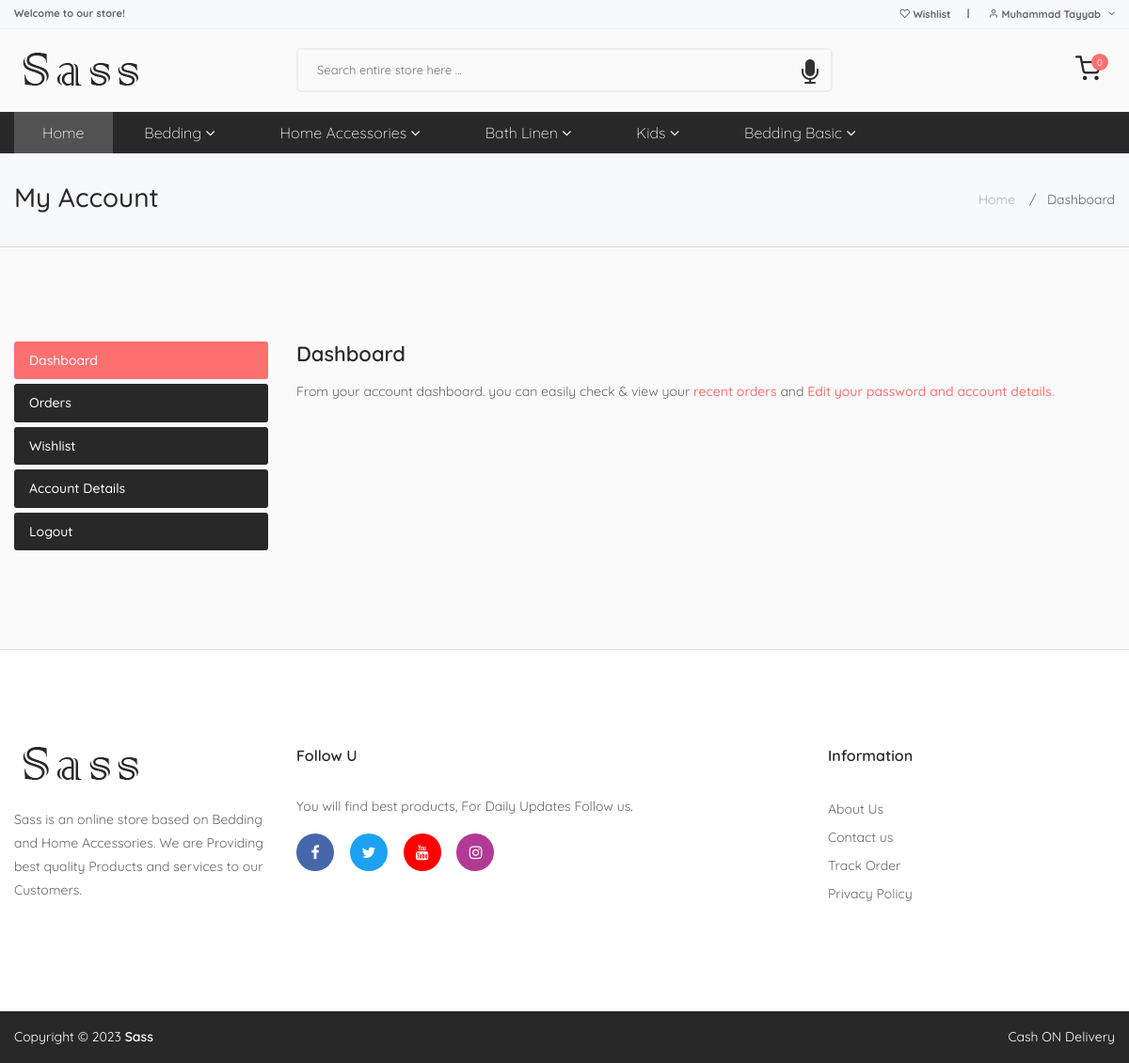
The app's page /dashboard.php (signed in) with its own data.
### tables this page shows
CREATE TABLE `user` (
  `UserID` int(11) NOT NULL,
  `UserFullName` varchar(999) NOT NULL,
  `UserEmail` varchar(999) NOT NULL,
  `UserPassword` varchar(999) NOT NULL,
  `UserEmailVeriy` varchar(999) NOT NULL,
  `UserMobile` varchar(999) NOT NULL,
  `UserCity` varchar(999) NOT NULL,
  `UserState` varchar(999) NOT NULL,
  `UserCountry` varchar(999) NOT NULL,
  `UserAddress` varchar(999) NOT NULL
);

CREATE TABLE `category` (
  `id` int(11) NOT NULL,
  `category` varchar(999) NOT NULL,
  `is_dropdown` varchar(999) NOT NULL,
  `is_featured` varchar(999) NOT NULL,
  `in_menu` varchar(999) NOT NULL,
  `category_image` varchar(999) NOT NULL
);

### dashboard.php (the view, shortened to what this page needs)
<?php
$title = "Dashboard";
?>
<?php
    include 'inc/header.php';
 ?>
    <div class="breadcrumb-section">
        <div class="breadcrumb-wrapper">
            <div class="container">
                <div class="row">
                    <div class="col-12 d-flex justify-content-between justify-content-md-between  align-items-center flex-md-row flex-column">
                        <h3 class="breadcrumb-title">My Account</h3>
                        <div class="breadcrumb-nav">
                            <nav aria-label="breadcrumb">
                                <ul>
                                    <li><a href="index.php">Home</a></li>
                                    <li class="active" aria-current="page"><?php echo $title; ?></li>
                                </ul>
                            </nav>
                        </div>
                    </div>
                </div>
            </div>
        </div>
    </div>
    <div class="account_dashboard">
        <div class="container">
            <div class="row">
                <div class="col-sm-12 col-md-3 col-lg-3">
                    <div class="dashboard_tab_button">
                        <ul role="tablist" class="nav flex-column dashboard-list">
                            <li><a href="#dashboard" data-toggle="tab" class="nav-link active">Dashboard</a></li>
                            <li> <a href="#orders" data-toggle="tab" class="nav-link">Orders</a></li>
                            <li> <a href="#wishlist" data-toggle="tab" class="nav-link">Wishlist</a></li>
                            <li><a href="#account-details" data-toggle="tab" class="nav-link">Account details</a></li>
                            <li><a href="req/logout.php" class="nav-link">logout</a></li>
                        </ul>
                    </div>
                </div>
                <div class="col-sm-12 col-md-9 col-lg-9">
                    <div class="tab-content dashboard_content">
                        <div class="tab-pane fade show active" id="dashboard">
                            <h4>Dashboard </h4>
                            <p>From your account dashboard. you can easily check &amp; view your <a href="javascript:void(0)">recent orders</a> and <a href="javascript:void(0)" >Edit your password and account details.</a></p>
                        </div>
                    </div>
                </div>
            </div>
        </div>
    </div>
    <?php include 'inc/footer.php' ?>

### inc/header.php (shortened to what this page needs)
<?php
include 'inc/config.php';
if (isset($_SESSION['UserID'])) {
    $id = $_SESSION['UserID'];
    $userQuery = mysqli_query($connection, "SELECT * FROM `user` WHERE `UserID` = $id");
    $userData = mysqli_fetch_assoc($userQuery);
}
?>
<!DOCTYPE html>
<html lang="en">
<head>
    <link rel="stylesheet" href="assets/css/vendor/font-awesome.min.css">
    <link rel="stylesheet" href="assets/css/vendor/plaza-icon.css">
    <link rel="stylesheet" href="assets/css/vendor/jquery-ui.min.css">
    <link rel="stylesheet" href="assets/css/plugins/slick.css">
    <link rel="stylesheet" href="assets/css/plugins/animate.min.css">
    <link rel="stylesheet" href="assets/css/plugins/nice-select.css">
    <link rel="stylesheet" href="assets/css/plugins/venobox.min.css">
    <link rel="stylesheet" href="assets/css/style.css">
</head>
<body>
    <header class="header-section d-lg-block d-none">
        <div class="header-top">
            <div class="container">
                <div class="row d-flex justify-content-between align-items-center">
                    <div class="col-6">
                        <div class="header-top--left">
                            <span>Welcome to our store!</span>
                        </div>
                    </div>
                    <div class="col-6">
                        <div class="header-top--right">
                            <ul class="header-user-menu">
                                <li><a href="wishlist.php" ><i class="icon-heart"></i> Wishlist</a></li>
                                <?php
                                    if (isset($_SESSION['UserID'])) {
                                ?>
                                <li class="has-user-dropdown">
                                    <a href="my-account.php"><i class="icon-user"></i> <?php echo $userData['UserFullName'];?></a>
                                </li>
                                <?php
                                    }else{
                                    ?>
                                <li><a href="my-account.php"><i class="icon-user"></i> Register / Login</a></li>
                                    <?php
                                    }
                                ?>
                            </ul>
                        </div>
                    </div>
                </div>
            </div>
        </div>
        <div class="header-center">
            <div class="container">
                <div class="row d-flex justify-content-between align-items-center">
                    <div class="col-3">
                        <div class="header-logo">
                            <a href="index.php"><img src="assets/images/logo/logo.png" alt=""></a>
                        </div>
                    </div>
                    <div class="col-6">
                        <div class="header-search">
                            <form action="search.php" method="post" id="search-form">
                                <div class="header-search-box default-search-style d-flex">
                                    <input class="default-search-style-input-box border-around" name="search" type="text" placeholder="Search entire store here ..." >
                                </div>
                            </form>
                        </div>
                    </div>
                    <div class="col-3 text-right">
                        <ul class="header-action-icon">
                            <li>
                                <a href="#offcanvas-add-cart" class="offcanvas-toggle">
                                    <i class="icon-shopping-cart"></i>
                                    <span class="header-action-icon-item-count"><?php if(isset($_SESSION['cart'])){ echo count($_SESSION['cart']); }else{ unset($_SESSION['cart']); echo 0; }; ?></span>
                                </a>
                            </li>
                        </ul>
                    </div>
                </div>
            </div>
        </div>
        <div class="header-bottom sticky-header">
            <div class="container">
                <div class="row">
                    <div class="col-12">
                        <div class="main-menu">
                            <nav>
                                <ul>
                                    <li>
                                        <a class="active main-menu-link" href="index.php">Home</a>
                                    </li>
                                    <?php
                                    $menuQuery = mysqli_query($connection, "SELECT * FROM `category` WHERE `in_menu` = 'Yes' ");
                                    while($menu = mysqli_fetch_assoc($menuQuery)){
                                        if($menu['is_dropdown'] == 'yes'){
                                    ?>
                                    <li class="has-dropdown">
                                        <a href="shop.php?category_id=<?php echo $menu['id']; ?>&category_name=<?php echo $menu['category']; ?> "><?php echo $menu['category']; ?> <i class="fa fa-angle-down"></i></a>
                                    </li>
                                    <?php
                                        }else{
                                    ?>
                                    <li>
                                        <a href="shop.php?category_id=<?php echo $menu['id']; ?>&category_name=<?php echo $menu['category']; ?>" class="main-menu-link"><?php echo $menu['category']; ?></a>
                                    </li>
                                   <?php }} ?>
                                </ul>
                            </nav>
                        </div>
                    </div>
                </div>
            </div>
        </div>
    </header>

### records on screen
user: UserFullName "Muhammad Tayyab"
category: category "Bedding"
category: category "Home Accessories"
category: category "Bath Linen"
category: category "Kids"
category: category "Bedding Basic"

### other values on screen
$title "Dashboard"
